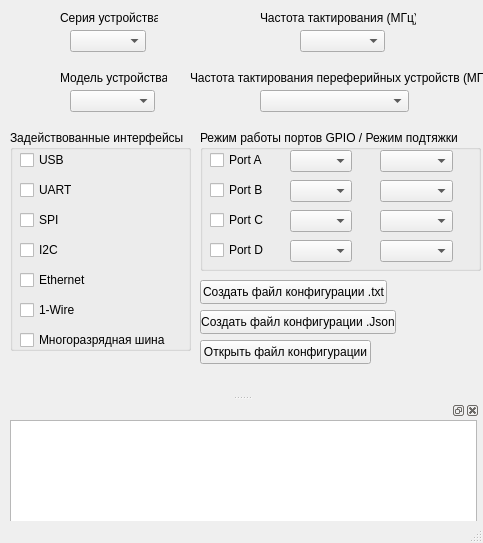
<?xml version="1.0" encoding="UTF-8"?>
<ui version="4.0">
 <class>MainWindow</class>
 <widget class="QMainWindow" name="MainWindow">
  <property name="geometry">
   <rect>
    <x>0</x>
    <y>0</y>
    <width>483</width>
    <height>543</height>
   </rect>
  </property>
  <property name="sizePolicy">
   <sizepolicy hsizetype="Fixed" vsizetype="Fixed">
    <horstretch>0</horstretch>
    <verstretch>0</verstretch>
   </sizepolicy>
  </property>
  <property name="windowTitle">
   <string>MainWindow</string>
  </property>
  <widget class="QWidget" name="centralwidget">
   <widget class="QLabel" name="label">
    <property name="geometry">
     <rect>
      <x>60</x>
      <y>10</y>
      <width>98</width>
      <height>16</height>
     </rect>
    </property>
    <property name="text">
     <string>Серия устройства</string>
    </property>
   </widget>
   <widget class="QLabel" name="label_2">
    <property name="geometry">
     <rect>
      <x>260</x>
      <y>10</y>
      <width>156</width>
      <height>16</height>
     </rect>
    </property>
    <property name="text">
     <string>Частота тактирования (МГц)</string>
    </property>
   </widget>
   <widget class="QLabel" name="label_3">
    <property name="geometry">
     <rect>
      <x>60</x>
      <y>70</y>
      <width>107</width>
      <height>16</height>
     </rect>
    </property>
    <property name="text">
     <string>Модель устройства</string>
    </property>
   </widget>
   <widget class="QLabel" name="label_4">
    <property name="geometry">
     <rect>
      <x>190</x>
      <y>70</y>
      <width>301</width>
      <height>16</height>
     </rect>
    </property>
    <property name="text">
     <string>Частота тактирования переферийных устройств (МГц)</string>
    </property>
   </widget>
   <widget class="QComboBox" name="comboBox">
    <property name="geometry">
     <rect>
      <x>70</x>
      <y>30</y>
      <width>76</width>
      <height>22</height>
     </rect>
    </property>
    <item>
     <property name="text">
      <string/>
     </property>
    </item>
    <item>
     <property name="text">
      <string>Серия 1</string>
     </property>
    </item>
    <item>
     <property name="text">
      <string>Серия 2</string>
     </property>
    </item>
    <item>
     <property name="text">
      <string>Серия 3</string>
     </property>
    </item>
    <item>
     <property name="text">
      <string>Серия 99</string>
     </property>
    </item>
   </widget>
   <widget class="QComboBox" name="comboBox_2">
    <property name="geometry">
     <rect>
      <x>300</x>
      <y>30</y>
      <width>85</width>
      <height>22</height>
     </rect>
    </property>
    <item>
     <property name="text">
      <string/>
     </property>
    </item>
    <item>
     <property name="text">
      <string>Частота 1</string>
     </property>
    </item>
    <item>
     <property name="text">
      <string>Частота 2</string>
     </property>
    </item>
    <item>
     <property name="text">
      <string>Частота 3</string>
     </property>
    </item>
    <item>
     <property name="text">
      <string>Частота 99</string>
     </property>
    </item>
   </widget>
   <widget class="QComboBox" name="comboBox_3">
    <property name="geometry">
     <rect>
      <x>70</x>
      <y>90</y>
      <width>85</width>
      <height>22</height>
     </rect>
    </property>
    <item>
     <property name="text">
      <string/>
     </property>
    </item>
    <item>
     <property name="text">
      <string>Модель 1</string>
     </property>
    </item>
    <item>
     <property name="text">
      <string>Модель 2</string>
     </property>
    </item>
    <item>
     <property name="text">
      <string>Модель 3</string>
     </property>
    </item>
    <item>
     <property name="text">
      <string>Модель 99</string>
     </property>
    </item>
   </widget>
   <widget class="QComboBox" name="comboBox_4">
    <property name="geometry">
     <rect>
      <x>260</x>
      <y>90</y>
      <width>149</width>
      <height>22</height>
     </rect>
    </property>
    <item>
     <property name="text">
      <string/>
     </property>
    </item>
    <item>
     <property name="text">
      <string>Частота устройства 1</string>
     </property>
    </item>
    <item>
     <property name="text">
      <string>Частота устройства 2</string>
     </property>
    </item>
    <item>
     <property name="text">
      <string>Частота устройства 3</string>
     </property>
    </item>
    <item>
     <property name="text">
      <string>Частота устройства 99</string>
     </property>
    </item>
   </widget>
   <widget class="QPushButton" name="pushButton">
    <property name="geometry">
     <rect>
      <x>200</x>
      <y>280</y>
      <width>187</width>
      <height>24</height>
     </rect>
    </property>
    <property name="text">
     <string>Создать файл конфигурации .txt</string>
    </property>
   </widget>
   <widget class="QGroupBox" name="groupBox">
    <property name="geometry">
     <rect>
      <x>10</x>
      <y>130</y>
      <width>181</width>
      <height>221</height>
     </rect>
    </property>
    <property name="title">
     <string>Задействованные интерфейсы</string>
    </property>
    <widget class="QCheckBox" name="checkBox_7">
     <property name="geometry">
      <rect>
       <x>10</x>
       <y>200</y>
       <width>150</width>
       <height>20</height>
      </rect>
     </property>
     <property name="text">
      <string>Многоразрядная шина</string>
     </property>
    </widget>
    <widget class="QCheckBox" name="checkBox_3">
     <property name="geometry">
      <rect>
       <x>10</x>
       <y>80</y>
       <width>39</width>
       <height>20</height>
      </rect>
     </property>
     <property name="text">
      <string>SPI</string>
     </property>
    </widget>
    <widget class="QCheckBox" name="checkBox_6">
     <property name="geometry">
      <rect>
       <x>10</x>
       <y>170</y>
       <width>76</width>
       <height>20</height>
      </rect>
     </property>
     <property name="text">
      <string>1-Wire</string>
     </property>
    </widget>
    <widget class="QCheckBox" name="checkBox">
     <property name="geometry">
      <rect>
       <x>10</x>
       <y>20</y>
       <width>44</width>
       <height>20</height>
      </rect>
     </property>
     <property name="text">
      <string>USB</string>
     </property>
    </widget>
    <widget class="QCheckBox" name="checkBox_5">
     <property name="geometry">
      <rect>
       <x>10</x>
       <y>140</y>
       <width>76</width>
       <height>20</height>
      </rect>
     </property>
     <property name="text">
      <string>Ethernet</string>
     </property>
    </widget>
    <widget class="QCheckBox" name="checkBox_2">
     <property name="geometry">
      <rect>
       <x>10</x>
       <y>50</y>
       <width>52</width>
       <height>20</height>
      </rect>
     </property>
     <property name="text">
      <string>UART</string>
     </property>
    </widget>
    <widget class="QCheckBox" name="checkBox_4">
     <property name="geometry">
      <rect>
       <x>10</x>
       <y>110</y>
       <width>76</width>
       <height>20</height>
      </rect>
     </property>
     <property name="text">
      <string>I2C</string>
     </property>
    </widget>
   </widget>
   <widget class="QGroupBox" name="groupBox_2">
    <property name="geometry">
     <rect>
      <x>200</x>
      <y>130</y>
      <width>281</width>
      <height>141</height>
     </rect>
    </property>
    <property name="title">
     <string>Режим работы портов GPIO / Режим подтяжки</string>
    </property>
    <widget class="QComboBox" name="comboBox_12">
     <property name="geometry">
      <rect>
       <x>180</x>
       <y>110</y>
       <width>73</width>
       <height>22</height>
      </rect>
     </property>
     <item>
      <property name="text">
       <string/>
      </property>
     </item>
     <item>
      <property name="text">
       <string>Питание</string>
      </property>
     </item>
     <item>
      <property name="text">
       <string>Земля</string>
      </property>
     </item>
    </widget>
    <widget class="QComboBox" name="comboBox_5">
     <property name="geometry">
      <rect>
       <x>90</x>
       <y>20</y>
       <width>62</width>
       <height>22</height>
      </rect>
     </property>
     <item>
      <property name="text">
       <string/>
      </property>
     </item>
     <item>
      <property name="text">
       <string>Ввод</string>
      </property>
     </item>
     <item>
      <property name="text">
       <string>Вывод</string>
      </property>
     </item>
    </widget>
    <widget class="QComboBox" name="comboBox_10">
     <property name="geometry">
      <rect>
       <x>180</x>
       <y>80</y>
       <width>73</width>
       <height>22</height>
      </rect>
     </property>
     <item>
      <property name="text">
       <string/>
      </property>
     </item>
     <item>
      <property name="text">
       <string>Питание</string>
      </property>
     </item>
     <item>
      <property name="text">
       <string>Земля</string>
      </property>
     </item>
    </widget>
    <widget class="QComboBox" name="comboBox_11">
     <property name="geometry">
      <rect>
       <x>90</x>
       <y>110</y>
       <width>62</width>
       <height>22</height>
      </rect>
     </property>
     <item>
      <property name="text">
       <string/>
      </property>
     </item>
     <item>
      <property name="text">
       <string>Ввод</string>
      </property>
     </item>
     <item>
      <property name="text">
       <string>Вывод</string>
      </property>
     </item>
    </widget>
    <widget class="QComboBox" name="comboBox_6">
     <property name="geometry">
      <rect>
       <x>180</x>
       <y>20</y>
       <width>73</width>
       <height>22</height>
      </rect>
     </property>
     <item>
      <property name="text">
       <string/>
      </property>
     </item>
     <item>
      <property name="text">
       <string>Питание</string>
      </property>
     </item>
     <item>
      <property name="text">
       <string>Земля</string>
      </property>
     </item>
    </widget>
    <widget class="QCheckBox" name="checkBox_10">
     <property name="geometry">
      <rect>
       <x>10</x>
       <y>80</y>
       <width>76</width>
       <height>20</height>
      </rect>
     </property>
     <property name="text">
      <string>Port C</string>
     </property>
    </widget>
    <widget class="QCheckBox" name="checkBox_11">
     <property name="geometry">
      <rect>
       <x>10</x>
       <y>110</y>
       <width>76</width>
       <height>20</height>
      </rect>
     </property>
     <property name="text">
      <string>Port D</string>
     </property>
    </widget>
    <widget class="QComboBox" name="comboBox_8">
     <property name="geometry">
      <rect>
       <x>180</x>
       <y>50</y>
       <width>73</width>
       <height>22</height>
      </rect>
     </property>
     <item>
      <property name="text">
       <string/>
      </property>
     </item>
     <item>
      <property name="text">
       <string>Питание</string>
      </property>
     </item>
     <item>
      <property name="text">
       <string>Земля</string>
      </property>
     </item>
    </widget>
    <widget class="QCheckBox" name="checkBox_9">
     <property name="geometry">
      <rect>
       <x>10</x>
       <y>50</y>
       <width>76</width>
       <height>20</height>
      </rect>
     </property>
     <property name="text">
      <string>Port B</string>
     </property>
    </widget>
    <widget class="QComboBox" name="comboBox_9">
     <property name="geometry">
      <rect>
       <x>90</x>
       <y>80</y>
       <width>62</width>
       <height>22</height>
      </rect>
     </property>
     <item>
      <property name="text">
       <string/>
      </property>
     </item>
     <item>
      <property name="text">
       <string>Ввод</string>
      </property>
     </item>
     <item>
      <property name="text">
       <string>Вывод</string>
      </property>
     </item>
    </widget>
    <widget class="QCheckBox" name="checkBox_8">
     <property name="geometry">
      <rect>
       <x>10</x>
       <y>20</y>
       <width>76</width>
       <height>20</height>
      </rect>
     </property>
     <property name="text">
      <string>Port A</string>
     </property>
    </widget>
    <widget class="QComboBox" name="comboBox_7">
     <property name="geometry">
      <rect>
       <x>90</x>
       <y>50</y>
       <width>62</width>
       <height>22</height>
      </rect>
     </property>
     <item>
      <property name="text">
       <string/>
      </property>
     </item>
     <item>
      <property name="text">
       <string>Ввод</string>
      </property>
     </item>
     <item>
      <property name="text">
       <string>Вывод</string>
      </property>
     </item>
    </widget>
   </widget>
   <widget class="QPushButton" name="pushButton_2">
    <property name="geometry">
     <rect>
      <x>200</x>
      <y>340</y>
      <width>171</width>
      <height>24</height>
     </rect>
    </property>
    <property name="text">
     <string>Открыть файл конфигурации</string>
    </property>
   </widget>
   <widget class="QPushButton" name="pushButton_3">
    <property name="geometry">
     <rect>
      <x>200</x>
      <y>310</y>
      <width>196</width>
      <height>24</height>
     </rect>
    </property>
    <property name="text">
     <string>Создать файл конфигурации .Json</string>
    </property>
   </widget>
  </widget>
  <widget class="QMenuBar" name="menubar">
   <property name="geometry">
    <rect>
     <x>0</x>
     <y>0</y>
     <width>483</width>
     <height>22</height>
    </rect>
   </property>
  </widget>
  <widget class="QStatusBar" name="statusbar"/>
  <widget class="QDockWidget" name="Console">
   <property name="sizePolicy">
    <sizepolicy hsizetype="Fixed" vsizetype="Fixed">
     <horstretch>0</horstretch>
     <verstretch>0</verstretch>
    </sizepolicy>
   </property>
   <property name="minimumSize">
    <size>
     <width>480</width>
     <height>120</height>
    </size>
   </property>
   <property name="maximumSize">
    <size>
     <width>200</width>
     <height>400</height>
    </size>
   </property>
   <property name="autoFillBackground">
    <bool>false</bool>
   </property>
   <attribute name="dockWidgetArea">
    <number>8</number>
   </attribute>
   <widget class="QWidget" name="dockWidgetContents_2">
    <widget class="QTextBrowser" name="textBrowser">
     <property name="geometry">
      <rect>
       <x>10</x>
       <y>0</y>
       <width>467</width>
       <height>131</height>
      </rect>
     </property>
    </widget>
   </widget>
  </widget>
 </widget>
 <resources/>
 <connections/>
</ui>
